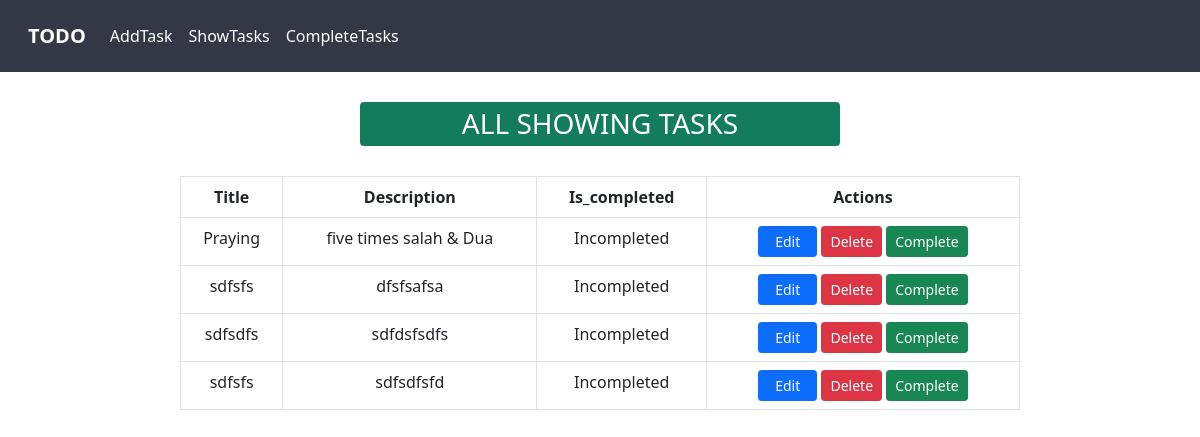
Page /show_tasks/ on the committed database.
### task/models.py (models this page shows)
class TaskModel(models.Model):
    id = models.IntegerField(primary_key=True)
    taskTitle = models.CharField(max_length=20)
    taskDescription = models.TextField(max_length=50)
    is_completed = models.BooleanField(default=False)
    def __str__(self):
        return f"ID: {self.id} Task: {self.taskTitle} Desc: {self.taskDescription} Status: {self.is_completed}"

### task/views.py (the view)
# urls.py: path('show_tasks/', show_tasks, name="showtasks"),
def show_tasks(request):
    task = TaskModel.objects.filter(is_completed=False)
    print(task)
    return render(request,'show_tasks.html', {'tasks': task})

### task/templates/show_tasks.html (shortened to what this page needs)
{% extends 'base.html' %}
{% block content %}
<h3 style="color: white;text-align: center; border-radius: 4px; width: 40%; margin: auto; padding: 5px; margin-top: 30px; background-color: #137C5D;">ALL SHOWING TASKS</h3>
<div style="width: 70%; margin: auto; margin-top: 30px">
    <table class="table table-hover table-bordered text-center">
        <thead>
          <tr>
            <th scope="col">Title</th>
            <th scope="col">Description</th>
            <th scope="col">Is_completed</th>
            <th scope="col">Actions</th>
        </thead>
        <tbody>
            {% for task in tasks %}
              <tr>
                <td>{{task.taskTitle}}</td>
                <td>{{task.taskDescription}}</td>
                {% if task.is_completed == True %}
                <td>Completed</td>
                {% else %}
                <td>Incompleted</td>
                {% endif %}
                <td>
                  <a href="{% url 'edittask' task.id %}" class="btn btn-primary btn-sm px-3">Edit</a>
                  <a href="{% url 'deletetask' task.id %}" class="btn btn-danger btn-sm">Delete</a>
                  <a href="{% url 'completetasks' task.id %}" class="btn btn-success btn-sm">Complete</a>
                </td>
              </tr>
            {% endfor %}
        </tbody>
      </table>
</div>
{% endblock %}

### rows in the picture
TaskModel: taskTitle "Praying", taskDescription "five times salah & Dua", is_completed "Incompleted"
TaskModel: taskTitle "sdfsfs", taskDescription "dfsfsafsa", is_completed "Incompleted"
TaskModel: taskTitle "sdfsdfs", taskDescription "sdfdsfsdfs", is_completed "Incompleted"
TaskModel: taskTitle "sdfsfs", taskDescription "sdfsdfsfd", is_completed "Incompleted"
